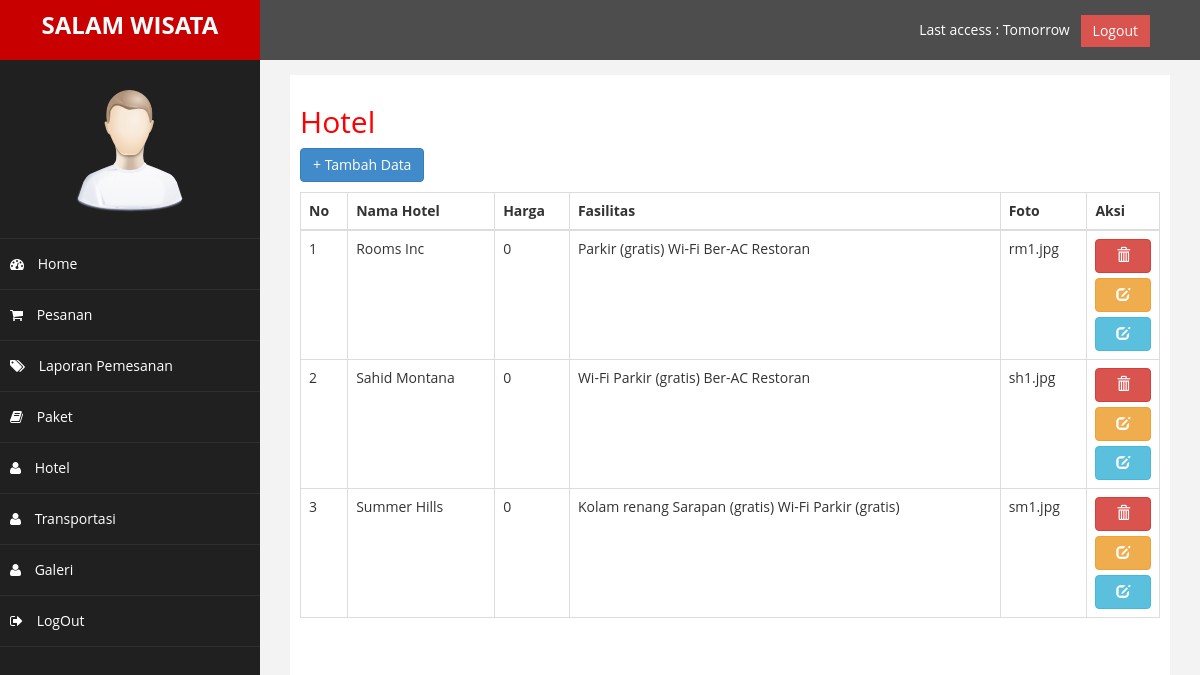
Screenshot of /admin/index.php?halaman=hotel (signed in) with the database file from the repository.
### tables this page shows
CREATE TABLE `hotel` (
  `id_hotel` int(11) NOT NULL,
  `nama_hotel` varchar(200) NOT NULL,
  `harga_hotel` int(11) NOT NULL,
  `foto_hotel` varchar(250) NOT NULL,
  `fasilitas_hotel` varchar(255) NOT NULL
);

### admin/hotel.php (the view, shortened to what this page needs)
<!DOCTYPE html>
<html>
<head>
</head>
<body>
	<h2>Hotel</h2>
	<a href="index.php?halaman=tambah_hotel" class="btn btn-primary" style="margin-bottom: 10px">+ Tambah Data</a>
	<table class="table table-bordered">
		<thead>
			<tr>
				<th>No</th>
				<th>Nama Hotel</th>
				<th>Harga</th>
				<th>Fasilitas</th>
				<th>Foto</th>
				<th>Aksi</th>
			</tr>
		</thead>
		<tbody>
			<?php $nomor=1; ?>
			<?php $ambil=$koneksi->query("SELECT * FROM hotel"); ?>
			<?php while($pecah=$ambil->fetch_assoc()){ ?>
			<tr>
				<td><?php echo $nomor; ?></td>
				<td><?php echo $pecah["nama_hotel"] ?></td>
				<td><?php echo number_format($pecah["harga_hotel"]) ?></td>
				<td><?php echo $pecah["fasilitas_hotel"] ?></td>
				<td><?php echo $pecah["foto_hotel"] ?></td>
				<td class="p-2">
					<a href="index.php?halaman=hapus_hotel&id= <?php echo $pecah['id_hotel']; ?>" class="btn btn-danger ml-2 mr-2  btn-block"><i class="glyphicon glyphicon-trash"></i></a>
					<a href="index.php?halaman=edit_hotel&id= <?php echo $pecah['id_hotel']; ?>" class="btn btn-warning ml-2 mr-2  btn-block"><i class="glyphicon glyphicon-edit"></i></a>
					<a href="index.php?halaman=detail_hotel&id= <?php echo $pecah['id_hotel']; ?>" class="btn btn-info ml-2 mr-2  btn-block"><i class="glyphicon glyphicon-edit"></i></a>
				</td>
			</tr>
			<?php $nomor++; ?>
			<?php } ?>
		</tbody>
	</table>
</body>
</html>

### admin/assets/css/custom.css (style rules this page uses)
body { font-family: 'Open Sans', sans-serif; }
h2 { color: #f00; }

### rows the page displays
hotel: nama_hotel "Rooms Inc", harga_hotel "0", fasilitas_hotel "Parkir (gratis) Wi-Fi Ber-AC Restoran", foto_hotel "rm1.jpg"
hotel: nama_hotel "Sahid Montana", harga_hotel "0", fasilitas_hotel "Wi-Fi Parkir (gratis) Ber-AC Restoran", foto_hotel "sh1.jpg"
hotel: nama_hotel "Summer Hills", harga_hotel "0", fasilitas_hotel "Kolam renang Sarapan (gratis) Wi-Fi Parkir (gratis)", foto_hotel "sm1.jpg"
